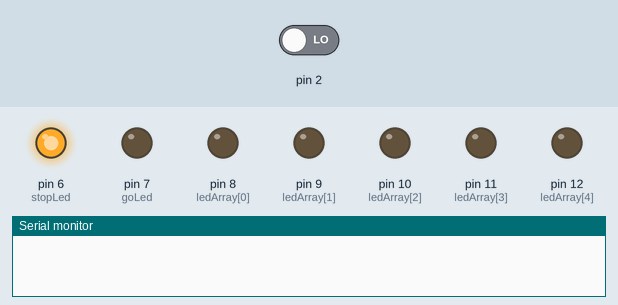
Recording of a sketch running on a simulated Arduino Uno, built with avr-gcc and run on an emulated ATmega328P. Parts: output pins drawn as LEDs (lit = HIGH), the last lines printed to the serial monitor. Inputs (shaded band) come from the test bench; at power-on: pin 2 LOW. Random numbers use the default seed unless the sketch sets one.

Above: at 1.2 s.
1.3 s: pin 2 driven HIGH
At 1.74 s:
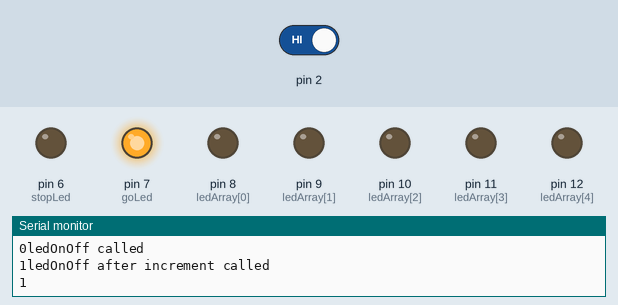
At 3.4 s:
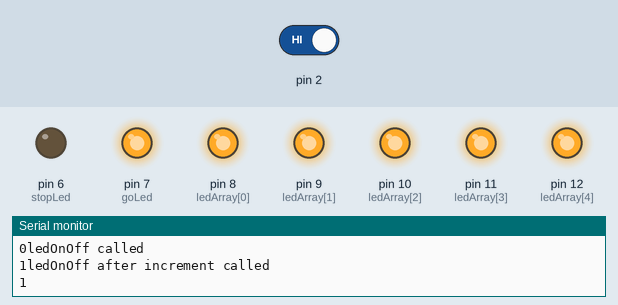
Timing chart, 0 to 4.9 s (numbered marks = the images above; inputs shaded):
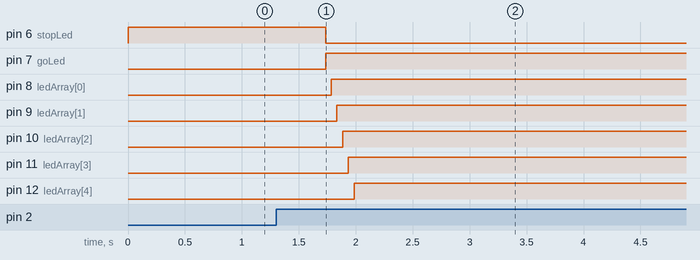

The sketch:

reactometer.ino
```cpp
volatile int state = 0;
int ledArray[] = {8,9,10,11,12};
int count = 0;
int timer = 50;
int stopLed = 6;
int goLed = 7;
int randMin = 250;
int randMax = 750;
int startDelay;
volatile float time;
float start_time;


void setup(){
	for (count =0; count < 5; count++) {
		pinMode(ledArray[count], OUTPUT);
	}
	attachInterrupt(0, ledOnOff, RISING);
	pinMode(stopLed, OUTPUT);
	pinMode(goLed, OUTPUT);
	randomSeed(analogRead(0));
	Serial.begin(9600);
}

void loop(){
	if(state == 0){
	    digitalWrite(stopLed, HIGH);
	    digitalWrite(goLed, LOW);
	    for(count=0; count<5; count++){
	        digitalWrite(ledArray[count], LOW);
	    }
	}
	if(state == 1){
	    startDelay = random(randMin, randMax);
	    delay(startDelay);
	    start_time = millis();
	    digitalWrite(stopLed, LOW);
	    digitalWrite(goLed, HIGH);
	    for( count=0; count<5; count++){
	    	delay(timer);

	        if(state == 2){
	        	time = (time - start_time) / 1000;
	        	Serial.print("Reaction time: ");
	        	Serial.print(time);
	        	Serial.println(" seconds");
	        	delay(1000);
	            break;
	        }
	        digitalWrite(ledArray[count], HIGH);
	    }
	}

}

void ledOnOff() {

	static unsigned long lastMillis = 0;
	unsigned long newMillis = millis();
	if(newMillis - lastMillis < 50){

		Serial.print(state);
		Serial.println(" lt 50 ledOnOff called");
	}
	else {
		Serial.print(state);
		Serial.println("ledOnOff called");

		state = state + 1;
		Serial.print(state);

		Serial.println("ledOnOff after increment called");
		if(state == 2){
		    time = millis();
		}
		if(state == 3){
		    state = 0;
		}
		lastMillis = newMillis;
		Serial.print(state);
	}


}
```

Measured:
- after the input at 1.3 s, pin 6 (stopLed): HIGH → LOW after 0.43 s; pin 7 (goLed): LOW → HIGH after 0.43 s; pin 8 (ledArray[0]): LOW → HIGH after 0.48 s; pin 9 (ledArray[1]): LOW → HIGH after 0.53 s; pin 10 (ledArray[2]): LOW → HIGH after 0.58 s
